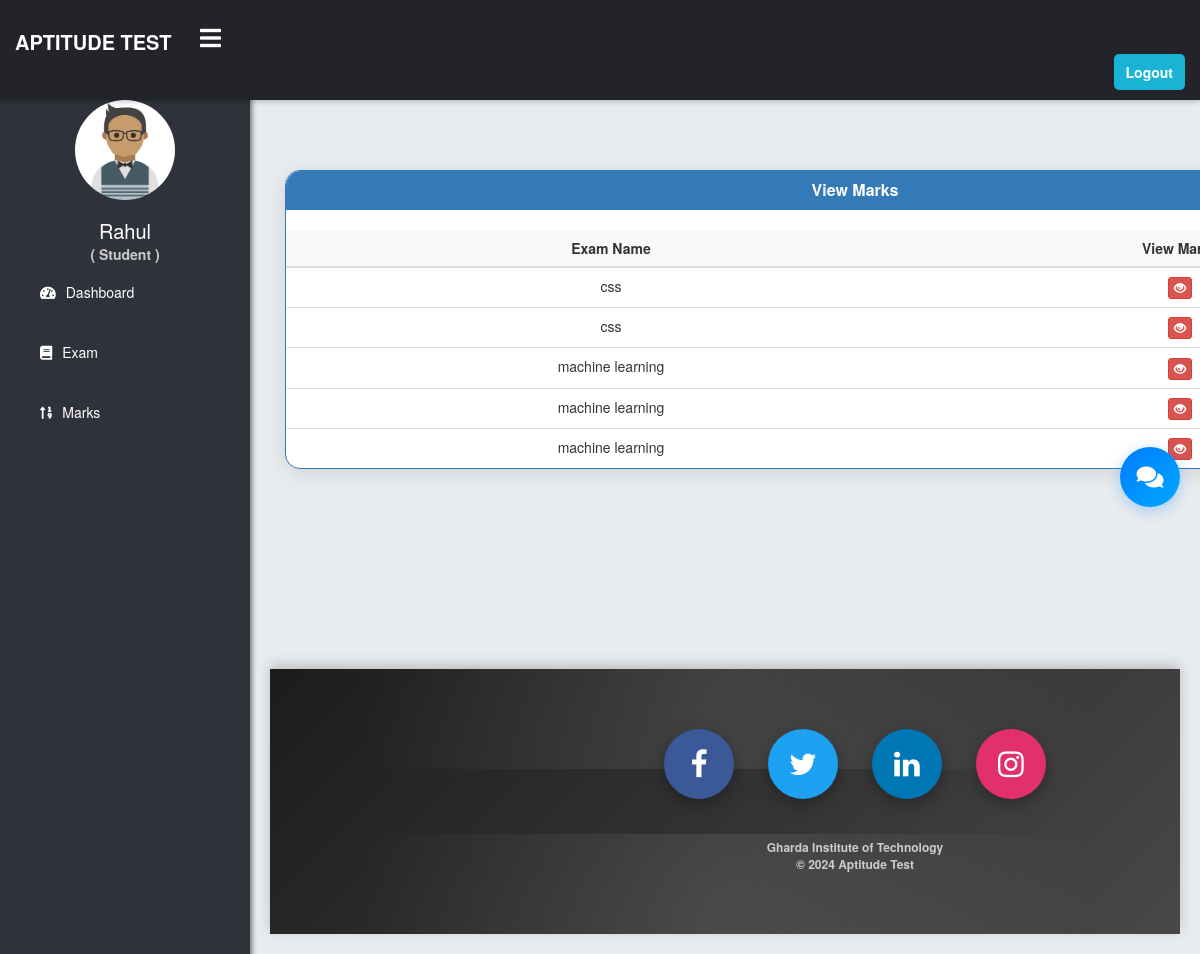
Page /student/view-result (signed in) on the earlier database version.
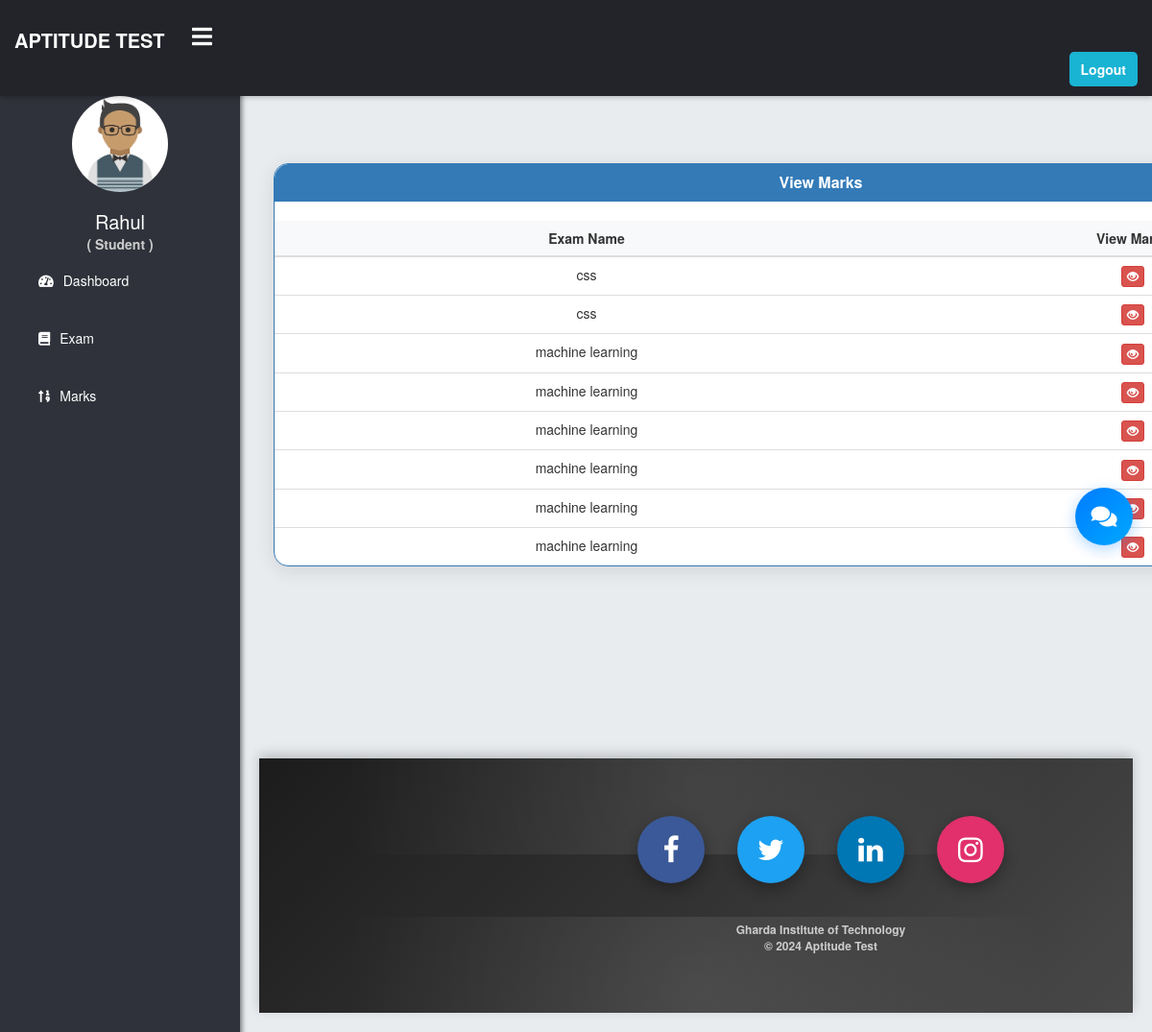
Same page on the later database version.
### quiz/models.py (models this page shows, shortened)
class Course(models.Model):
   course_name = models.CharField(max_length=50)
   question_number = models.PositiveIntegerField()
   total_marks = models.PositiveIntegerField()

### student/views.py (the view)
# urls.py: path('view-result', views.view_result_view,name='view-result'),
@login_required(login_url='studentlogin')
@user_passes_test(is_student)
def view_result_view(request):
    courses=QMODEL.Course.objects.all()
    return render(request,'student/view_result.html',{'courses':courses})

### student/views.py (called while the page is built)
def is_student(user):
    return user.groups.filter(name='STUDENT').exists()

### templates/student/view_result.html (shortened to what this page needs)
{% extends 'student/studentbase.html' %}
{% block content %}
{% load static %}
<head>
    <link href="//netdna.bootstrapcdn.com/bootstrap/3.0.0/css/bootstrap.min.css" rel="stylesheet" id="bootstrap-css">
</head>
<br><br>
<div class="container">
    <div class="panel panel-primary">
        <div class="panel-heading">
            <h6 class="panel-title">View Marks</h6>
        </div>
        <table class="table table-hover" id="dev-table">
            <thead>
                <tr>
                    <th>Exam Name</th>
                    <th>View Marks</th>
                </tr>
            </thead>
            <tbody>
                {% for t in courses %}
                <tr>
                    <td>{{ t.course_name }}</td>
                    <td>
                        <a class="btn btn-danger btn-xs" href="{% url 'check-marks' t.id %}">
                            <span class="glyphicon glyphicon-eye-open"></span>
                        </a>
                    </td>
                </tr>
                {% endfor %}
            </tbody>
        </table>
    </div>
</div>
<br><br><br><br><br><br>
{% endblock content %}

Differences in the rows shown:
added Course: course_name "machine learning"
added Course: course_name "machine learning"
added Course: course_name "machine learning"
